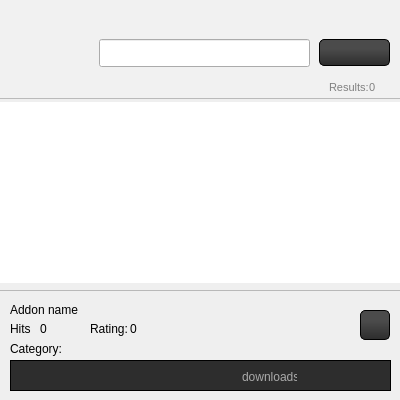
<?xml version="1.0" encoding="UTF-8"?>
<ui version="4.0">
 <class>AddonsWidget</class>
 <widget class="QWidget" name="AddonsWidget">
  <property name="geometry">
   <rect>
    <x>0</x>
    <y>0</y>
    <width>400</width>
    <height>400</height>
   </rect>
  </property>
  <property name="windowTitle">
   <string>Form</string>
  </property>
  <property name="styleSheet">
   <string notr="true">font: 9pt &quot;Arial&quot;;
QWidget#AddonsWidget{
background-color: rgb(255, 255, 255);
}</string>
  </property>
  <widget class="QFrame" name="topFrame">
   <property name="geometry">
    <rect>
     <x>-1</x>
     <y>-1</y>
     <width>402</width>
     <height>100</height>
    </rect>
   </property>
   <property name="styleSheet">
    <string notr="true">QFrame#topFrame {
	background-color: #f1f1f1;
}</string>
   </property>
   <property name="frameShape">
    <enum>QFrame::StyledPanel</enum>
   </property>
   <property name="frameShadow">
    <enum>QFrame::Raised</enum>
   </property>
   <widget class="QPushButton" name="searchButton">
    <property name="geometry">
     <rect>
      <x>320</x>
      <y>40</y>
      <width>71</width>
      <height>27</height>
     </rect>
    </property>
    <property name="styleSheet">
     <string notr="true">QPushButton#searchButton{
	background-color: qlineargradient(spread:pad, x1:1, y1:1, x2:1, y2:0, stop:0.00966184 rgb(45, 45, 45), stop:0.637681 rgb(75, 75, 75));
    color: white;
    border: 1px solid black;
    border-radius: 5px;
	image: url(:/img/search.png);
}
QPushButton#searchButton:hover{
	background-color: black;
}
QPushButton#searchButton:pressed{
	background-color: rgb(76,76,76);
}</string>
    </property>
    <property name="text">
     <string/>
    </property>
   </widget>
   <widget class="QLineEdit" name="searchEdit">
    <property name="geometry">
     <rect>
      <x>100</x>
      <y>40</y>
      <width>211</width>
      <height>28</height>
     </rect>
    </property>
   </widget>
   <widget class="QWidget" name="widget" native="true">
    <property name="geometry">
     <rect>
      <x>10</x>
      <y>10</y>
      <width>80</width>
      <height>80</height>
     </rect>
    </property>
    <property name="styleSheet">
     <string notr="true">background-image: url(:/img/box.png);</string>
    </property>
   </widget>
   <widget class="QLabel" name="label">
    <property name="geometry">
     <rect>
      <x>330</x>
      <y>80</y>
      <width>41</width>
      <height>17</height>
     </rect>
    </property>
    <property name="styleSheet">
     <string notr="true">color: gray;
font: 8pt ;</string>
    </property>
    <property name="text">
     <string>Results:</string>
    </property>
   </widget>
   <widget class="QLabel" name="resultCountLabel">
    <property name="geometry">
     <rect>
      <x>370</x>
      <y>80</y>
      <width>67</width>
      <height>17</height>
     </rect>
    </property>
    <property name="styleSheet">
     <string notr="true">color: gray;
font: 8pt ;</string>
    </property>
    <property name="text">
     <string>0</string>
    </property>
   </widget>
  </widget>
  <widget class="QTableWidget" name="tableWidget">
   <property name="geometry">
    <rect>
     <x>0</x>
     <y>102</y>
     <width>401</width>
     <height>181</height>
    </rect>
   </property>
   <property name="styleSheet">
    <string notr="true">QTableView {
	border: none;
}
QTableView::item:selected {
    background-color: rgb(45, 45, 45);
    color: #AAAAAA;
	border:none;
 }
 QHeaderView::section {
     	background-color: qlineargradient(spread:pad, x1:1, y1:1, x2:1, y2:0, stop:0.00966184 rgb(45, 45, 45), stop:0.637681 rgb(75, 75, 75));
     color: white;
     padding-left: 4px;
     border: 1px solid rgb(45, 45, 45);
 }

 QHeaderView::section:checked {
     background-color: black;
 }</string>
   </property>
   <property name="editTriggers">
    <set>QAbstractItemView::EditKeyPressed</set>
   </property>
  </widget>
  <widget class="QFrame" name="lowFrame">
   <property name="geometry">
    <rect>
     <x>-10</x>
     <y>290</y>
     <width>421</width>
     <height>111</height>
    </rect>
   </property>
   <property name="styleSheet">
    <string notr="true">
QFrame#lowFrame {
	background-color: #f1f1f1;

}
color: gray;
font: 8pt ;</string>
   </property>
   <property name="frameShape">
    <enum>QFrame::StyledPanel</enum>
   </property>
   <property name="frameShadow">
    <enum>QFrame::Raised</enum>
   </property>
   <widget class="QLabel" name="nameLabel">
    <property name="geometry">
     <rect>
      <x>20</x>
      <y>10</y>
      <width>251</width>
      <height>20</height>
     </rect>
    </property>
    <property name="styleSheet">
     <string notr="true">QLabel{

color: rgb(0, 0, 0);
}</string>
    </property>
    <property name="text">
     <string>Addon name</string>
    </property>
    <property name="alignment">
     <set>Qt::AlignLeading|Qt::AlignLeft|Qt::AlignVCenter</set>
    </property>
    <property name="openExternalLinks">
     <bool>true</bool>
    </property>
   </widget>
   <widget class="QLabel" name="label_2">
    <property name="geometry">
     <rect>
      <x>20</x>
      <y>50</y>
      <width>51</width>
      <height>17</height>
     </rect>
    </property>
    <property name="text">
     <string>Category:</string>
    </property>
   </widget>
   <widget class="QLabel" name="categoryLabel">
    <property name="geometry">
     <rect>
      <x>70</x>
      <y>50</y>
      <width>331</width>
      <height>17</height>
     </rect>
    </property>
    <property name="text">
     <string/>
    </property>
   </widget>
   <widget class="QLabel" name="label_3">
    <property name="geometry">
     <rect>
      <x>20</x>
      <y>30</y>
      <width>21</width>
      <height>17</height>
     </rect>
    </property>
    <property name="text">
     <string>Hits:</string>
    </property>
   </widget>
   <widget class="QLabel" name="hitsLabel">
    <property name="geometry">
     <rect>
      <x>50</x>
      <y>30</y>
      <width>41</width>
      <height>17</height>
     </rect>
    </property>
    <property name="text">
     <string>0</string>
    </property>
   </widget>
   <widget class="QLabel" name="label_5">
    <property name="geometry">
     <rect>
      <x>100</x>
      <y>30</y>
      <width>41</width>
      <height>17</height>
     </rect>
    </property>
    <property name="text">
     <string>Rating:</string>
    </property>
   </widget>
   <widget class="QLabel" name="ratingLabel">
    <property name="geometry">
     <rect>
      <x>140</x>
      <y>30</y>
      <width>41</width>
      <height>17</height>
     </rect>
    </property>
    <property name="text">
     <string>0</string>
    </property>
   </widget>
   <widget class="QPushButton" name="updateButton">
    <property name="geometry">
     <rect>
      <x>370</x>
      <y>20</y>
      <width>30</width>
      <height>30</height>
     </rect>
    </property>
    <property name="styleSheet">
     <string notr="true">QPushButton#updateButton {

		background-color: qlineargradient(spread:pad, x1:1, y1:1, x2:1, y2:0, stop:0.00966184 rgb(45, 45, 45), stop:0.637681 rgb(75, 75, 75));
    color: white;
    border: 1px solid black;
    border-radius: 5px;
	font:  10pt &quot;Arial&quot; ;
	font-weight: bold;
	image: url(:/img/update.png);
}
QPushButton#updateButton:hover{
	background-color: black;
}
QPushButton#updateButton:pressed{
	background-color: rgb(76,76,76);
}
QPushButton#updateButton:hover {
}</string>
    </property>
    <property name="text">
     <string/>
    </property>
   </widget>
   <widget class="QFrame" name="downloadFrame">
    <property name="geometry">
     <rect>
      <x>20</x>
      <y>70</y>
      <width>381</width>
      <height>31</height>
     </rect>
    </property>
    <property name="styleSheet">
     <string notr="true">QFrame{
    background-color: rgb(45, 45, 45);
	color: #AAAAAA;
}
QFrame#downloadFrame{
	background-color: rgb(45, 45, 45);
	color: #AAAAAA;
	border: 1px solid black;
}
	</string>
    </property>
    <property name="frameShape">
     <enum>QFrame::StyledPanel</enum>
    </property>
    <property name="frameShadow">
     <enum>QFrame::Raised</enum>
    </property>
    <widget class="QComboBox" name="versionCombo">
     <property name="geometry">
      <rect>
       <x>1</x>
       <y>1</y>
       <width>71</width>
       <height>29</height>
      </rect>
     </property>
     <property name="styleSheet">
      <string notr="true">QComboBox
{
	background-color: transparent;
	border:none;
	padding:1px;
	text-align: right;
	color: #AAAAAA;
}

QComboBox::drop-down
{
	border-width:1px;
}

QComboBox::down-arrow
{
	image: url(:/img/drop-down.png);
}
QComboBox:hover{
    background-color: transparent;
	background-color: rgb(76, 76, 76);
}
</string>
     </property>
    </widget>
    <widget class="QComboBox" name="filenameCombo">
     <property name="geometry">
      <rect>
       <x>70</x>
       <y>1</y>
       <width>161</width>
       <height>29</height>
      </rect>
     </property>
     <property name="styleSheet">
      <string notr="true">QComboBox
{
	background-color: transparent;
	border:none;
	padding:1px;
	text-align: right;
	color: #AAAAAA;
}

QComboBox::drop-down
{
border-width:1px;
}

QComboBox::down-arrow
{
	
	image: url(:/img/drop-down.png);
}
QComboBox:hover{
	background-color: transparent;
	background-color: rgb(76, 76, 76);
}
</string>
     </property>
    </widget>
    <widget class="QLabel" name="downloadsLabel">
     <property name="geometry">
      <rect>
       <x>290</x>
       <y>8</y>
       <width>61</width>
       <height>17</height>
      </rect>
     </property>
     <property name="text">
      <string/>
     </property>
     <property name="alignment">
      <set>Qt::AlignCenter</set>
     </property>
    </widget>
    <widget class="QPushButton" name="playButton">
     <property name="geometry">
      <rect>
       <x>350</x>
       <y>1</y>
       <width>30</width>
       <height>29</height>
      </rect>
     </property>
     <property name="styleSheet">
      <string notr="true">QPushButton {	
	
	background-image: url(:/img/download.png);

	background-color: transparent;
	border: none;
}

QPushButton:hover{
	background-color: rgb(76, 76, 76);
}</string>
     </property>
     <property name="text">
      <string/>
     </property>
    </widget>
    <widget class="QLabel" name="downloadsLabel_2">
     <property name="geometry">
      <rect>
       <x>232</x>
       <y>8</y>
       <width>55</width>
       <height>17</height>
      </rect>
     </property>
     <property name="text">
      <string>downloads:</string>
     </property>
    </widget>
   </widget>
  </widget>
 </widget>
 <resources/>
 <connections>
  <connection>
   <sender>searchEdit</sender>
   <signal>returnPressed()</signal>
   <receiver>searchButton</receiver>
   <slot>click()</slot>
   <hints>
    <hint type="sourcelabel">
     <x>245</x>
     <y>54</y>
    </hint>
    <hint type="destinationlabel">
     <x>364</x>
     <y>51</y>
    </hint>
   </hints>
  </connection>
 </connections>
</ui>
